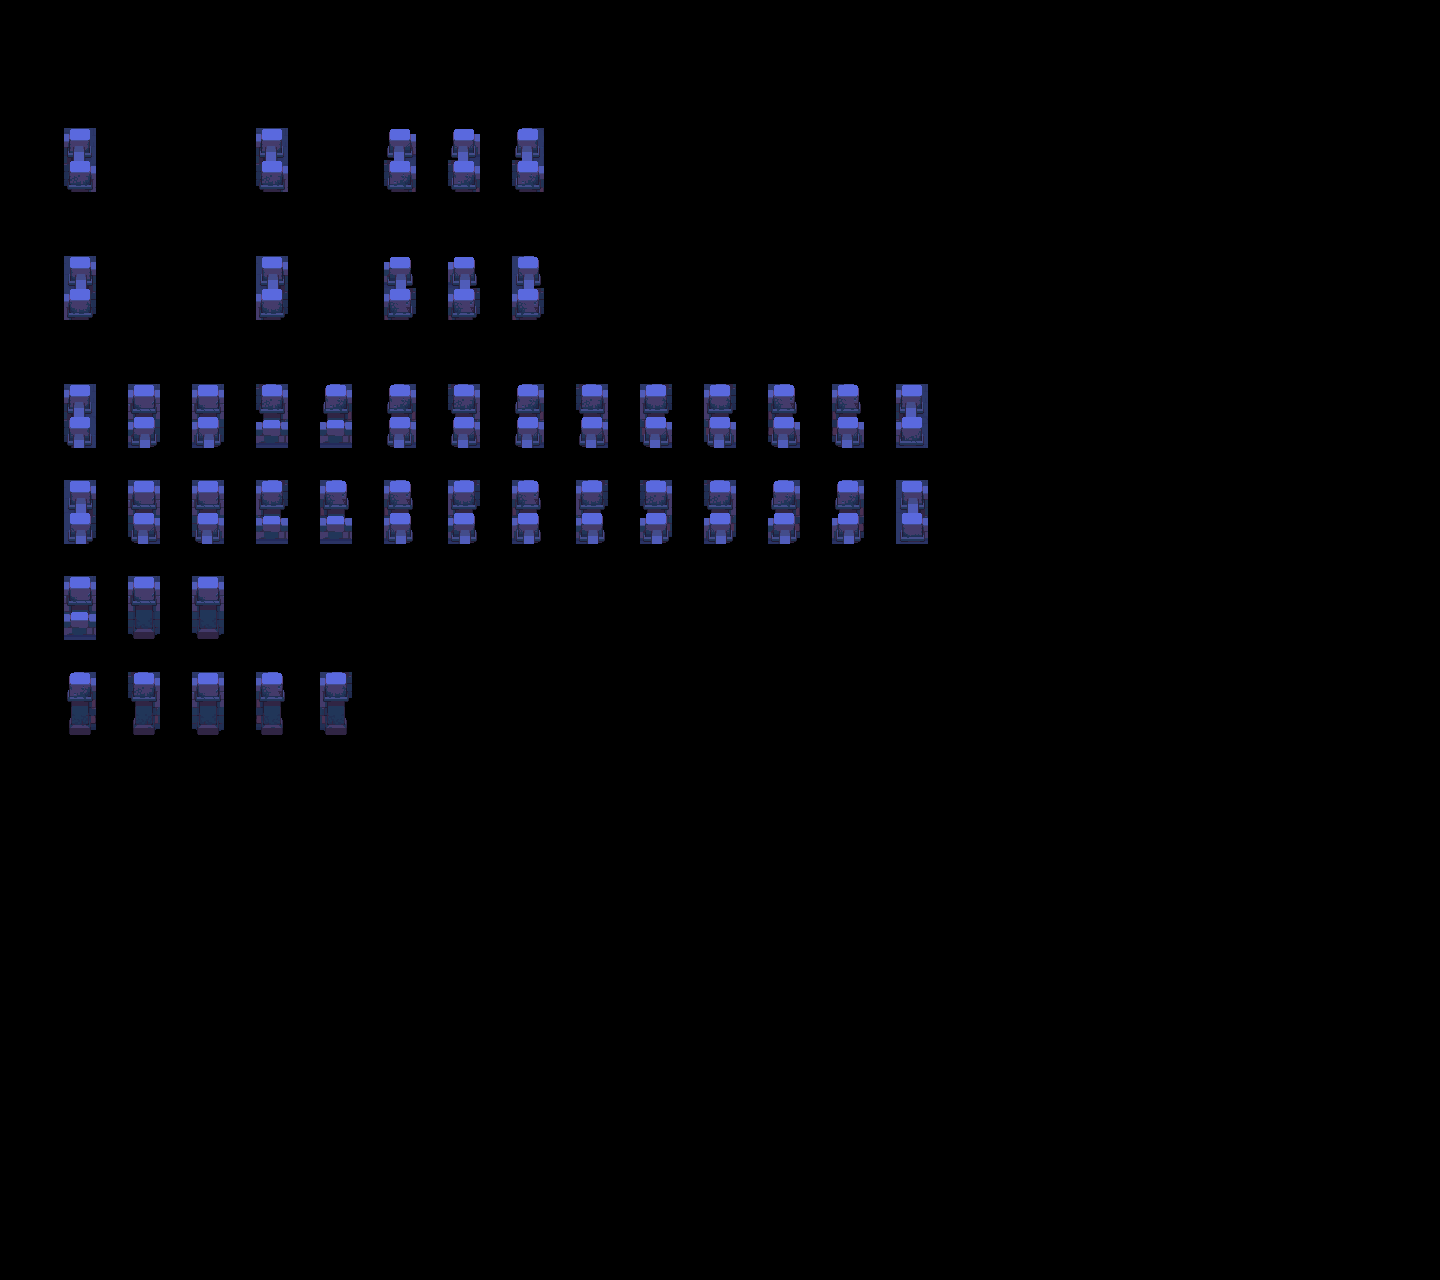

Rendered tile map (Tiled .tmx) drawn with the repository's tilesets; below, a short description and the map source with its tile grids summarised:
An orthogonal 45x40 tile map with 32x32 px tiles, 2 tile layers (input_wall2_platform, output_wall2_platform), 2 hidden layers not drawn.

<map version="1.5" tiledversion="1.7.2" orientation="orthogonal" renderorder="right-down" width="45" height="40" tilewidth="32" tileheight="32" infinite="0" nextlayerid="8" nextobjectid="1">
 <tileset firstgid="1" source="cemetery - tileset-wall2.tsx" />
 <layer id="4" name="regions_input" width="45" height="40" visible="0">
  <data>[1800 cells, 92 non-empty, 1 distinct tile ids]</data>
 </layer>
 <layer id="1" name="input_wall2_platform" width="45" height="40">
  <properties>
   <property name="StrictEmpty" type="bool" value="true" />
  </properties>
  <data>[1800 cells, 87 non-empty, 18 distinct tile ids]</data>
 </layer>
 <layer id="5" name="regions_output" width="45" height="40" visible="0">
  <data>[1800 cells, 48 non-empty, 1 distinct tile ids]</data>
 </layer>
 <layer id="3" name="output_wall2_platform" width="45" height="40">
  <data>[1800 cells, 48 non-empty, 36 distinct tile ids]</data>
 </layer>
</map>
